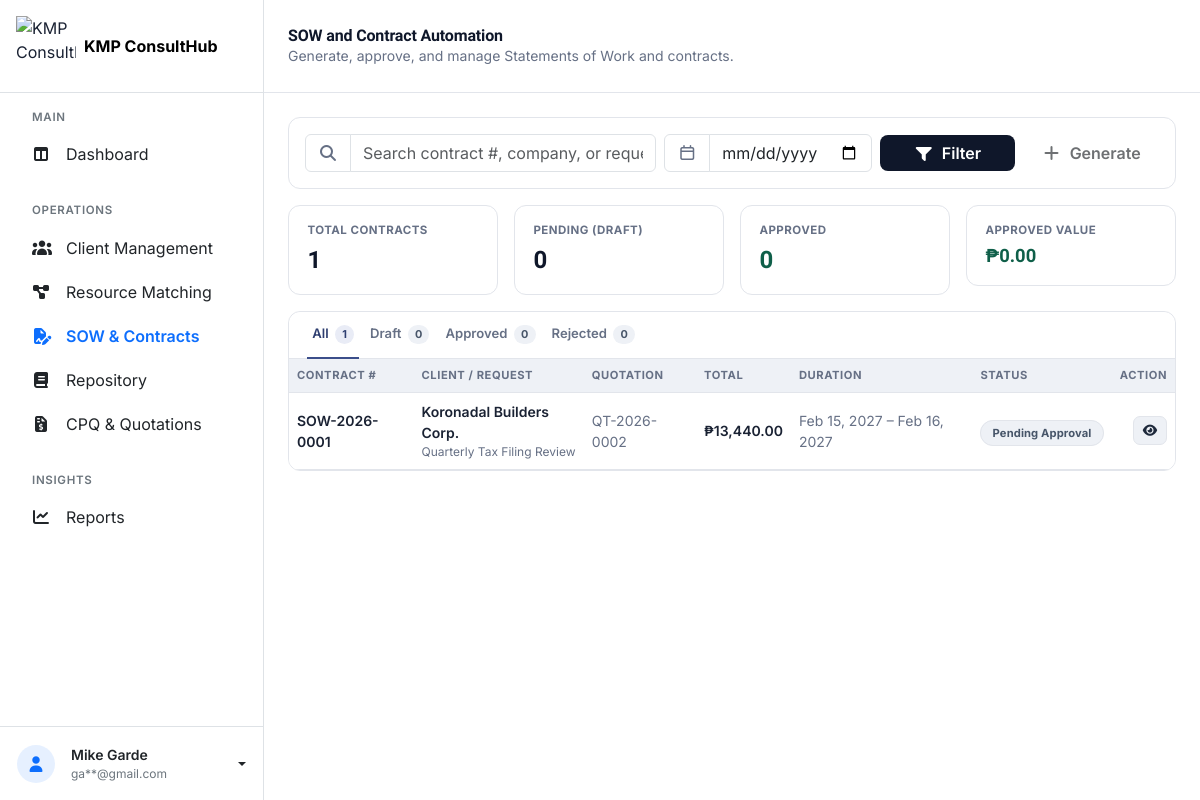
Before: /manager/sow_contracts.php (signed in) with the older database file.
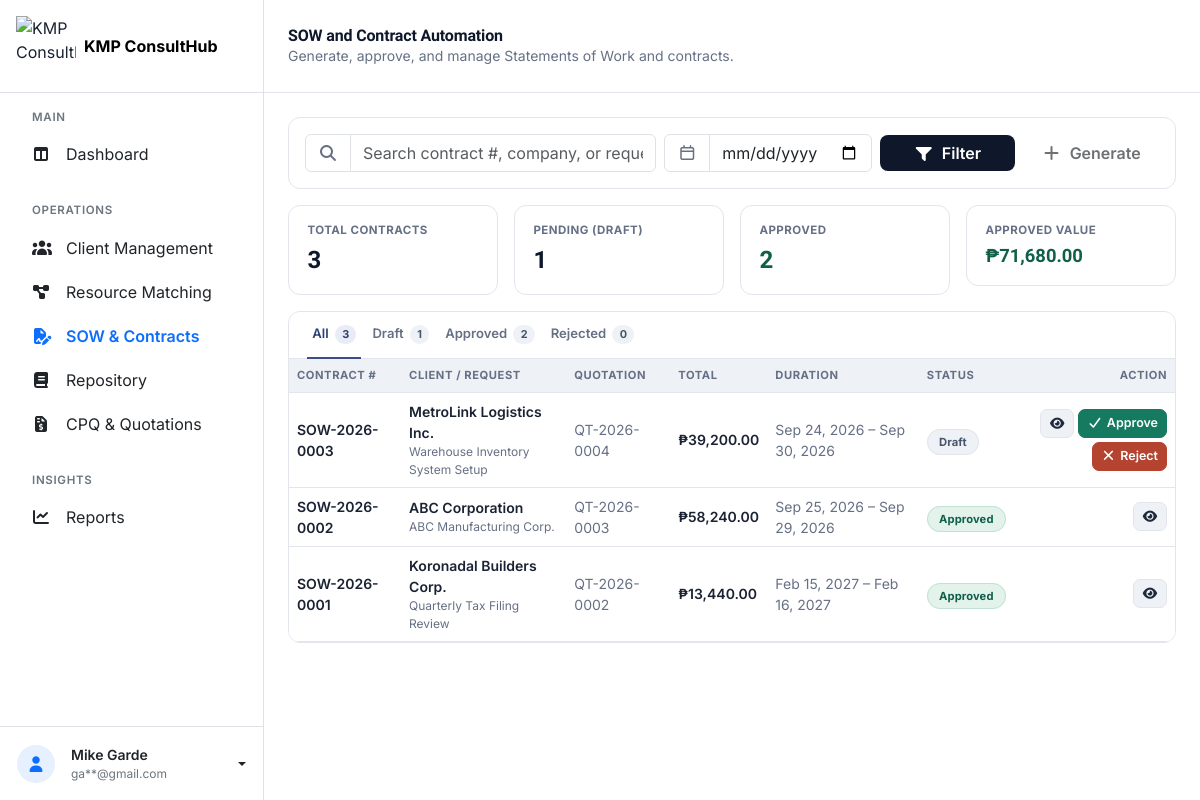
After: the same page with the newer database file.
### tables this page shows
CREATE TABLE `contracts` (
  `contract_id` int(10) UNSIGNED NOT NULL,
  `contract_number` varchar(30) NOT NULL,
  `quotation_id` int(10) UNSIGNED NOT NULL,
  `request_id` int(10) UNSIGNED NOT NULL,
  `client_id` int(10) UNSIGNED NOT NULL,
  `scope_summary` text DEFAULT NULL,
  `terms_conditions` text DEFAULT NULL,
  `total_amount` decimal(12,2) NOT NULL DEFAULT 0.00,
  `start_date` date DEFAULT NULL,
  `end_date` date DEFAULT NULL,
  `status` enum('Draft','Pending Approval','Approved','Rejected') NOT NULL DEFAULT 'Draft',
  `prepared_by` int(10) UNSIGNED DEFAULT NULL,
  `approved_by` int(10) UNSIGNED DEFAULT NULL,
  `approved_at` timestamp NULL DEFAULT NULL,
  `created_at` timestamp NOT NULL DEFAULT current_timestamp(),
  `updated_at` timestamp NOT NULL DEFAULT current_timestamp() ON UPDATE current_timestamp()
);

CREATE TABLE `clients` (
  `client_id` int(10) UNSIGNED NOT NULL,
  `company_name` varchar(150) NOT NULL,
  `contact_person` varchar(150) NOT NULL,
  `email` varchar(150) NOT NULL,
  `contact_number` varchar(20) NOT NULL,
  `address` varchar(255) NOT NULL,
  `industry` varchar(100) DEFAULT NULL,
  `created_at` timestamp NOT NULL DEFAULT current_timestamp(),
  `updated_at` timestamp NOT NULL DEFAULT current_timestamp() ON UPDATE current_timestamp()
);

CREATE TABLE `service_requests` (
  `request_id` int(10) UNSIGNED NOT NULL,
  `client_id` int(10) UNSIGNED NOT NULL,
  `request_title` varchar(150) NOT NULL,
  `request_details` text DEFAULT NULL,
  `required_skill` varchar(100) DEFAULT NULL,
  `status` enum('New','In Progress','Completed','Cancelled') NOT NULL DEFAULT 'New',
  `assigned_to` int(10) UNSIGNED DEFAULT NULL,
  `assigned_by` int(10) UNSIGNED DEFAULT NULL,
  `created_at` timestamp NOT NULL DEFAULT current_timestamp(),
  `updated_at` timestamp NOT NULL DEFAULT current_timestamp() ON UPDATE current_timestamp()
);

CREATE TABLE `quotations` (
  `quotation_id` int(10) UNSIGNED NOT NULL,
  `quotation_number` varchar(30) NOT NULL,
  `request_id` int(10) UNSIGNED NOT NULL,
  `client_id` int(10) UNSIGNED NOT NULL,
  `project_scope` text DEFAULT NULL,
  `status` enum('Draft','Sent','Approved','Rejected') NOT NULL DEFAULT 'Draft',
  `subtotal` decimal(12,2) NOT NULL DEFAULT 0.00,
  `tax_rate` decimal(5,2) NOT NULL DEFAULT 0.00,
  `tax_amount` decimal(12,2) NOT NULL DEFAULT 0.00,
  `total_amount` decimal(12,2) NOT NULL DEFAULT 0.00,
  `valid_until` date DEFAULT NULL,
  `notes` text DEFAULT NULL,
  `prepared_by` int(10) UNSIGNED DEFAULT NULL,
  `created_at` timestamp NOT NULL DEFAULT current_timestamp(),
  `updated_at` timestamp NOT NULL DEFAULT current_timestamp() ON UPDATE current_timestamp()
);

### manager/sow_contracts.php (the view, shortened to what the changed rows need)
<?php
$pdo = getConnection();
$perPage    = 8;
$page       = max(1, (int) ($_GET['page'] ?? 1));
$offset     = ($page - 1) * $perPage;
$statsStmt = $pdo->query("SELECT status, total_amount FROM contracts");
$statsRows = $statsStmt->fetchAll();
$statusCounts = ['Draft' => 0, 'Approved' => 0, 'Rejected' => 0];
$totalApprovedValue = 0.0;
foreach ($statsRows as $row) {
    if (isset($statusCounts[$row['status']])) {
        $statusCounts[$row['status']]++;
    }
    if ($row['status'] === 'Approved') {
        $totalApprovedValue += (float) $row['total_amount'];
    }
}
$totalContracts = count($statsRows);
$baseQuery = "FROM contracts ct
     INNER JOIN clients c ON ct.client_id = c.client_id
     INNER JOIN service_requests sr ON ct.request_id = sr.request_id
     INNER JOIN quotations q ON ct.quotation_id = q.quotation_id
     LEFT JOIN users pb ON ct.prepared_by = pb.user_id
     LEFT JOIN users ab ON ct.approved_by = ab.user_id
     WHERE 1=1";
$queryParams = [];
$listQuery = "SELECT ct.contract_id, ct.contract_number, ct.status, ct.total_amount, ct.start_date, ct.end_date,
            ct.scope_summary, ct.terms_conditions, ct.created_at,
            c.company_name, sr.request_title, q.quotation_number,
            pb.firstname AS prepared_firstname, pb.lastname AS prepared_lastname,
            ab.firstname AS approved_firstname, ab.lastname AS approved_lastname
     $baseQuery
     ORDER BY ct.created_at DESC
     LIMIT $perPage OFFSET $offset";
$contractsStmt = $pdo->prepare($listQuery);
$contractsStmt->execute($queryParams);
$contracts = $contractsStmt->fetchAll();
$revisionsByContract = [];
function contractStatusClass(string $status): string
{
    return match ($status) {
        'Approved' => 'status-approved',
        'Rejected' => 'status-rejected',
        default => 'status-draft',
    };
}
?>
<!DOCTYPE html>
<html lang="en">
<head>
<link rel="stylesheet" href="../assets/vendor/bootstrap-5.3.8/css/bootstrap.min.css">
<link rel="stylesheet" href="../assets/vendor/fontawesome-free-7.3.1/css/all.min.css">
<link rel="stylesheet" href="../assets/css/dashboard.css">
</head>
<body>
<div class="dashboard-layout d-flex">
  <div class="dashboard-main flex-grow-1" style="min-width:0;">
    <header class="dashboard-topbar bg-white d-flex align-items-center justify-content-between px-3 px-md-4">
      <div class="d-flex align-items-center gap-3">
        <div>
          <h1 class="dashboard-title h6 h5-md fw-bold mb-0">SOW and Contract Automation</h1>
        </div>
      </div>
    </header>
    <main class="dashboard-content p-3 p-md-4">
      <div class="row g-3 mb-3">
        <div class="col-6 col-lg-3">
          <div class="stat-card">
            <div class="stat-label">Total Contracts</div>
            <div class="stat-value"><?= (int) $totalContracts ?></div>
          </div>
        </div>
        <div class="col-6 col-lg-3">
          <div class="stat-card">
            <div class="stat-label">Pending (Draft)</div>
            <div class="stat-value"><?= (int) $statusCounts['Draft'] ?></div>
          </div>
        </div>
        <div class="col-6 col-lg-3">
          <div class="stat-card">
            <div class="stat-label">Approved</div>
            <div class="stat-value" style="color:var(--success-text);"><?= (int) $statusCounts['Approved'] ?></div>
          </div>
        </div>
        <div class="col-6 col-lg-3">
          <div class="stat-card">
            <div class="stat-label">Approved Value</div>
            <div class="stat-value" style="font-size:1.15rem; color:var(--success-text);">&#8369;<?= number_format($totalApprovedValue, 2) ?></div>
          </div>
        </div>
      </div>
      <section class="card overflow-hidden">
        <nav class="status-tabs">
          <button type="button" class="status-tab active" data-filter="all">
            All <span class="count-badge"><?= (int) $totalContracts ?></span>
          </button>
          <button type="button" class="status-tab" data-filter="Draft">
            Draft <span class="count-badge"><?= (int) $statusCounts['Draft'] ?></span>
          </button>
          <button type="button" class="status-tab" data-filter="Approved">
            Approved <span class="count-badge"><?= (int) $statusCounts['Approved'] ?></span>
          </button>
        </nav>
        <div class="table-responsive">
          <table class="table table-hover align-middle mb-0">
            <thead>
              <tr>
                <th scope="col">Contract #</th>
                <th scope="col">Client / Request</th>
                <th scope="col" class="d-none d-md-table-cell">Quotation</th>
                <th scope="col">Total</th>
                <th scope="col" class="d-none d-lg-table-cell">Duration</th>
                <th scope="col">Status</th>
                <th scope="col" class="text-end">Action</th>
              </tr>
            </thead>
            <tbody id="contractsTableBody">
              <?php if (empty($contracts)): ?>
                <tr>
                  <td colspan="7">
                    <div class="empty-state text-center py-5">
                      <i class="fa-regular fa-file-signature fs-3 mb-2 d-block"></i>
                      <p class="small mb-0">No contracts yet.</p>
                    </div>
                  </td>
                </tr>
              <?php else: ?>
                <?php foreach ($contracts as $ct): ?>
                  <tr data-status="<?= htmlspecialchars($ct['status']) ?>">
                    <td class="small fw-semibold"><?= htmlspecialchars($ct['contract_number']) ?></td>
                    <td class="small">
                      <div class="fw-semibold"><?= htmlspecialchars($ct['company_name']) ?></div>
                      <div style="color:var(--ink-soft); font-size:.75rem;"><?= htmlspecialchars($ct['request_title']) ?></div>
                    </td>
                    <td class="small d-none d-md-table-cell" style="color:var(--ink-soft);"><?= htmlspecialchars($ct['quotation_number']) ?></td>
                    <td class="small fw-semibold">&#8369;<?= number_format((float) $ct['total_amount'], 2) ?></td>
                    <td class="small d-none d-lg-table-cell" style="color:var(--ink-soft);">
                      <?= $ct['start_date'] ? htmlspecialchars(date('M d, Y', strtotime($ct['start_date']))) : '&mdash;' ?>
                      &ndash;
                      <?= $ct['end_date'] ? htmlspecialchars(date('M d, Y', strtotime($ct['end_date']))) : '&mdash;' ?>
                    </td>
                    <td><span class="status-pill <?= contractStatusClass($ct['status']) ?>"><?= htmlspecialchars($ct['status']) ?></span></td>
                    <td class="text-end">
                      <div class="d-flex justify-content-end gap-1 flex-wrap">
                        <button type="button" class="btn btn-ghost btn-sm view-contract-btn" title="View contract"
                          data-contract='<?= htmlspecialchars(json_encode([
                            "contract_id" => $ct["contract_id"],
                            "number" => $ct["contract_number"],
                            "status" => $ct["status"],
                            "company" => $ct["company_name"],
                            "request" => $ct["request_title"],
                            "quotation_number" => $ct["quotation_number"],
                            "total" => number_format((float) $ct["total_amount"], 2),
                            "start_date" => $ct["start_date"] ? date('M d, Y', strtotime($ct["start_date"])) : null,
                            "end_date" => $ct["end_date"] ? date('M d, Y', strtotime($ct["end_date"])) : null,
                            "scope_summary" => $ct["scope_summary"],
                            "terms_conditions" => $ct["terms_conditions"],
                            "prepared_by" => trim(($ct["prepared_firstname"] ?? '') . ' ' . ($ct["prepared_lastname"] ?? '')),
                            "approved_by" => $ct["approved_firstname"] ? trim($ct["approved_firstname"] . ' ' . $ct["approved_lastname"]) : null,
                            "revisions" => array_map(function ($r) {
                                return [
                                    "note" => $r["revision_note"],
                                    "by" => trim(($r["firstname"] ?? '') . ' ' . ($r["lastname"] ?? '')),
                                    "date" => $r["created_at"],
                                ];
                            }, $revisionsByContract[$ct["contract_id"]] ?? []),
                          ]), ENT_QUOTES) ?>'>
                          <i class="fa-solid fa-eye"></i>
                        </button>
                        <?php if ($ct['status'] === 'Draft'): ?>
                          <form method="POST" class="d-inline-block m-0">
                            <button type="submit" name="new_status" value="Approved" class="btn btn-approve btn-sm">
                              <i class="fa-solid fa-check me-1"></i>Approve
                            </button>
                          </form>
                          <form method="POST" class="d-inline-block m-0">
                            <button type="submit" name="new_status" value="Rejected" class="btn btn-reject btn-sm">
                              <i class="fa-solid fa-xmark me-1"></i>Reject
                            </button>
                          </form>
                        <?php endif; ?>
                      </div>
                    </td>
                  </tr>
                <?php endforeach; ?>
              <?php endif; ?>
            </tbody>
          </table>
        </div>
      </section>
    </main>
  </div>
</div>
</body>
</html>

Changed rows visible on the page:
added contracts: contract_number "SOW-2026-0003", client.company_name "MetroLink Logistics Inc.", request.request_title "Warehouse Inventory System Setup", quotation.quotation_number "QT-2026-0004", total_amount "39,200.00", start_date "Sep 24, 2026", end_date "Sep 30, 2026", status "Draft"
added contracts: contract_number "SOW-2026-0002", client.company_name "ABC Corporation", request.request_title "ABC Manufacturing Corp.", quotation.quotation_number "QT-2026-0003", total_amount "58,240.00", start_date "Sep 25, 2026", end_date "Sep 29, 2026", status "Approved"
changed contracts "SOW-2026-0001": status "Pending Approval" → "Approved"
Other visible differences:
$totalContracts: "1" → "3"
$statusCounts['Draft']: "0" → "1"
$statusCounts['Approved']: "0" → "2"
$totalApprovedValue: "0.00" → "71,680.00"
